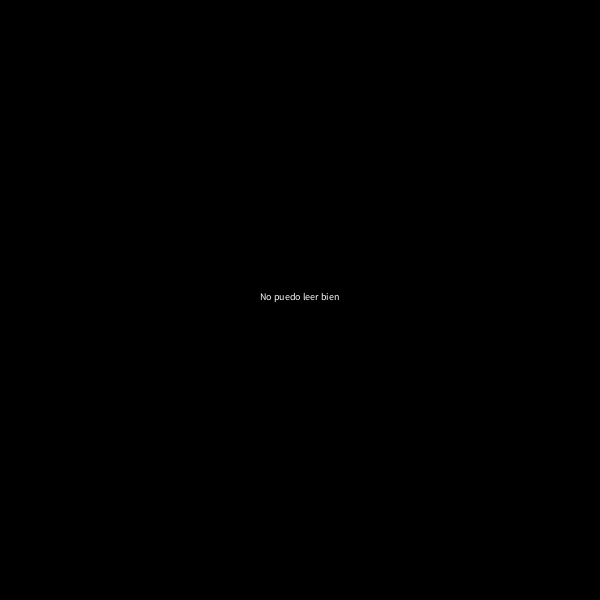
Frame 1 (no input)
Frame 60 (the mouse pressed at the canvas centre just before this capture): blank canvas, image omitted
Frame 120 (the mouse held since frame 60 and released just before this capture): blank canvas, image omitted

The Processing sketch that drew this single still picture (run headless with seeded random() and noise(); from frame 60 on, the mouse is pressed at the canvas centre):

// Processing sketch: processing_186372
// ── processing_186372.pde

String texto = "No puedo leer bien";
 
void setup () {
  size(600, 600);
  colorMode(HSB);
  textMode (SHAPE);
  textSize ( 10);
  
   
}
   
   
void draw() {
  
  float velocidad = dist (mouseX, mouseY, pmouseX, pmouseY);
  //println (velocidad);
  if (velocidad > 110.20) {
    background (60);
  }
  else {
    background (0);
  }
  
   float anchotexto= textWidth (texto);
  
  text (texto,(width /2) - (anchotexto/2),height/2);
 fill (0);
  
}
